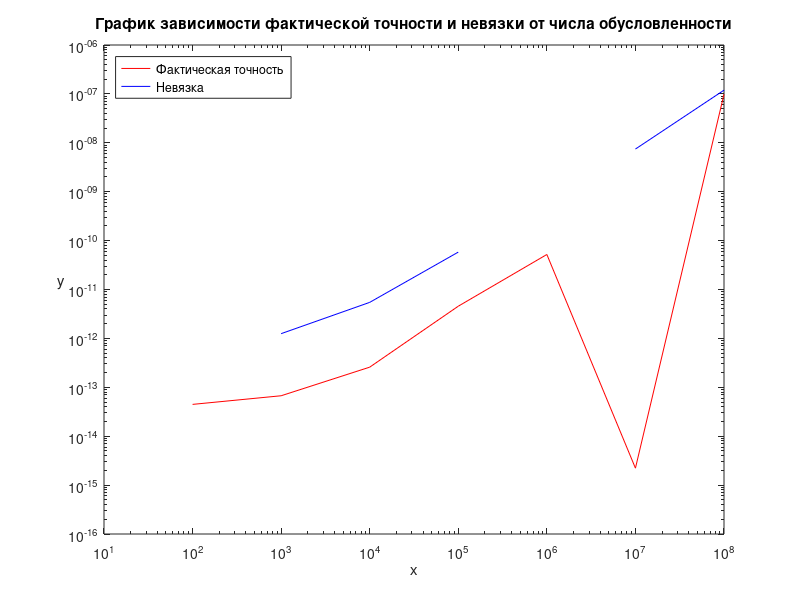

Write the MATLAB code that produced this figure.

condition_number = load('condition.txt');
accuracy = load('actual_error.txt');
nevyazka = load('discrepancy.txt');

figure;
loglog(condition_number, accuracy, 'r');
hold on;
loglog(condition_number, nevyazka, 'b');
legend('Фактическая точность', 'Невязка', 'Location', 'NorthWest');
title('График зависимости фактической точности и невязки от числа обусловленности');
xlabel('x');
ylabel('y', 'Rotation',0);